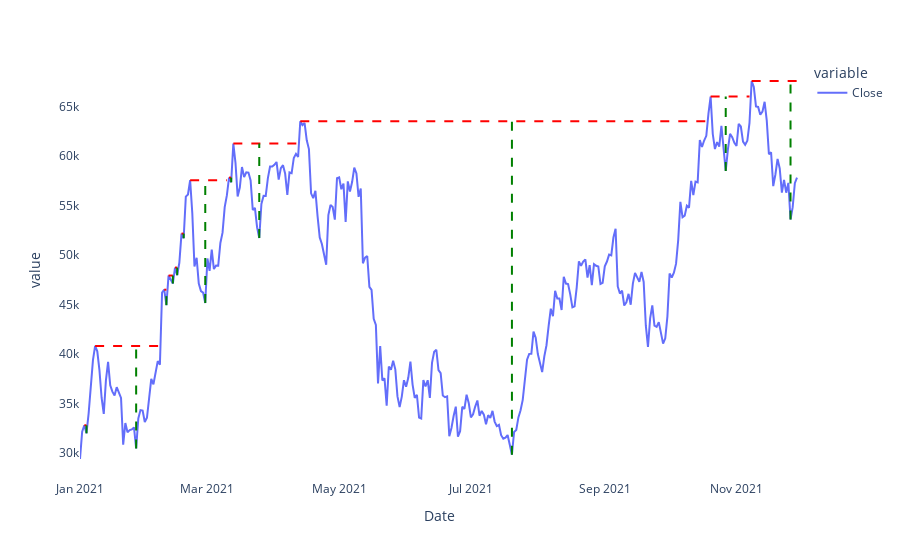

The notebook cell this image was saved under:
### Code cell
fig = px.line(btc)
fig.update_layout({
    'plot_bgcolor': 'rgba(0, 0, 0, 0)',
    'paper_bgcolor': 'rgba(0, 0, 0, 0)'
    },
    xaxis=dict(showgrid=False),
    yaxis=dict(showgrid=False)
)
for i in range(len(drawdown_analysis)):
    current_drawdown = drawdown_analysis.iloc[i]

    fig.add_shape(
        type='line',
        x0=current_drawdown['Start'],
        y0=btc[current_drawdown['Start']],
        x1=current_drawdown['Stop'],
        y1=btc[current_drawdown['Start']],
        line=dict(color='Red', dash='dash')
    )
    fig.add_shape(
        type='line',
        x0=current_drawdown['Min. Time'],
        y0=btc[current_drawdown['Min. Time']],
        x1=current_drawdown['Min. Time'],
        y1=current_drawdown['HWM'],
        line=dict(color='Green', dash='dash')              
    )

fig.show()

### Figure 1 — Plotly figure (JSON) as saved in the notebook; plotly's stock layout.template omitted (floating-point values rounded to 4 significant figures; data arrays with more than 128 entries replaced by an {"elided": "..."} marker saying what was removed)
{"data": [{"hovertemplate": "variable=Close<br>Date=%{x}<br>value=%{y}<extra></extra>", "legendgroup": "Close", "line": {"color": "#636efa", "dash": "solid"}, "marker": {"symbol": "circle"}, "mode": "lines", "name": "Close", "orientation": "v", "showlegend": true, "type": "scatter", "x": {"elided": "333 str values"}, "xaxis": "x", "y": {"elided": "333 float values"}, "yaxis": "y"}], "layout": {"legend": {"title": {"text": "variable"}, "tracegroupgap": 0}, "margin": {"t": 60}, "paper_bgcolor": "rgba(0, 0, 0, 0)", "plot_bgcolor": "rgba(0, 0, 0, 0)", "shapes": [{"line": {"color": "Red", "dash": "dash"}, "name": "second legend group - average", "type": "line", "x0": "2021-01-03T00:00:00", "x1": "2021-01-04T00:00:00", "y0": 32780.0, "y1": 32780.0}, {"line": {"color": "Green", "dash": "dash"}, "type": "line", "x0": "2021-01-04T00:00:00", "x1": "2021-01-04T00:00:00", "y0": 31970.0, "y1": 32780.0}, {"line": {"color": "Red", "dash": "dash"}, "name": "second legend group - average", "type": "line", "x0": "2021-01-08T00:00:00", "x1": "2021-02-07T00:00:00", "y0": 40800.0, "y1": 40800.0}, {"line": {"color": "Green", "dash": "dash"}, "type": "line", "x0": "2021-01-27T00:00:00", "x1": "2021-01-27T00:00:00", "y0": 30430.0, "y1": 40800.0}, {"line": {"color": "Red", "dash": "dash"}, "name": "second legend group - average", "type": "line", "x0": "2021-02-09T00:00:00", "x1": "2021-02-10T00:00:00", "y0": 46480.0, "y1": 46480.0}, {"line": {"color": "Green", "dash": "dash"}, "type": "line", "x0": "2021-02-10T00:00:00", "x1": "2021-02-10T00:00:00", "y0": 44920.0, "y1": 46480.0}, {"line": {"color": "Red", "dash": "dash"}, "name": "second legend group - average", "type": "line", "x0": "2021-02-11T00:00:00", "x1": "2021-02-13T00:00:00", "y0": 47910.0, "y1": 47910.0}, {"line": {"color": "Green", "dash": "dash"}, "type": "line", "x0": "2021-02-13T00:00:00", "x1": "2021-02-13T00:00:00", "y0": 47110.0, "y1": 47910.0}, {"line": {"color": "Red", "dash": "dash"}, "name": "second legend group - average", "type": "line", "x0": "2021-02-14T00:00:00", "x1": "2021-02-15T00:00:00", "y0": 48720.0, "y1": 48720.0}, {"line": {"color": "Green", "dash": "dash"}, "type": "line", "x0": "2021-02-15T00:00:00", "x1": "2021-02-15T00:00:00", "y0": 47950.0, "y1": 48720.0}, {"line": {"color": "Red", "dash": "dash"}, "name": "second legend group - average", "type": "line", "x0": "2021-02-17T00:00:00", "x1": "2021-02-18T00:00:00", "y0": 52150.0, "y1": 52150.0}, {"line": {"color": "Green", "dash": "dash"}, "type": "line", "x0": "2021-02-18T00:00:00", "x1": "2021-02-18T00:00:00", "y0": 51680.0, "y1": 52150.0}, {"line": {"color": "Red", "dash": "dash"}, "name": "second legend group - average", "type": "line", "x0": "2021-02-21T00:00:00", "x1": "2021-03-10T00:00:00", "y0": 57540.0, "y1": 57540.0}, {"line": {"color": "Green", "dash": "dash"}, "type": "line", "x0": "2021-02-28T00:00:00", "x1": "2021-02-28T00:00:00", "y0": 45140.0, "y1": 57540.0}, {"line": {"color": "Red", "dash": "dash"}, "name": "second legend group - average", "type": "line", "x0": "2021-03-11T00:00:00", "x1": "2021-03-12T00:00:00", "y0": 57810.0, "y1": 57810.0}, {"line": {"color": "Green", "dash": "dash"}, "type": "line", "x0": "2021-03-12T00:00:00", "x1": "2021-03-12T00:00:00", "y0": 57330.0, "y1": 57810.0}, {"line": {"color": "Red", "dash": "dash"}, "name": "second legend group - average", "type": "line", "x0": "2021-03-13T00:00:00", "x1": "2021-04-12T00:00:00", "y0": 61240.0, "y1": 61240.0}, {"line": {"color": "Green", "dash": "dash"}, "type": "line", "x0": "2021-03-25T00:00:00", "x1": "2021-03-25T00:00:00", "y0": 51700.0, "y1": 61240.0}, {"line": {"color": "Red", "dash": "dash"}, "name": "second legend group - average", "type": "line", "x0": "2021-04-13T00:00:00", "x1": "2021-10-18T00:00:00", "y0": 63500.0, "y1": 63500.0}, {"line": {"color": "Green", "dash": "dash"}, "type": "line", "x0": "2021-07-20T00:00:00", "x1": "2021-07-20T00:00:00", "y0": 29810.0, "y1": 63500.0}, {"line": {"color": "Red", "dash": "dash"}, "name": "second legend group - average", "type": "line", "x0": "2021-10-20T00:00:00", "x1": "2021-11-07T00:00:00", "y0": 65990.0, "y1": 65990.0}, {"line": {"color": "Green", "dash": "dash"}, "type": "line", "x0": "2021-10-27T00:00:00", "x1": "2021-10-27T00:00:00", "y0": 58480.0, "y1": 65990.0}, {"line": {"color": "Red", "dash": "dash"}, "name": "second legend group - average", "type": "line", "x0": "2021-11-08T00:00:00", "x1": "2021-11-29T00:00:00", "y0": 67570.0, "y1": 67570.0}, {"line": {"color": "Green", "dash": "dash"}, "type": "line", "x0": "2021-11-26T00:00:00", "x1": "2021-11-26T00:00:00", "y0": 53570.0, "y1": 67570.0}], "xaxis": {"anchor": "y", "domain": [0, 1], "showgrid": false, "title": {"text": "Date"}}, "yaxis": {"anchor": "x", "domain": [0, 1], "showgrid": false, "title": {"text": "value"}}}}
